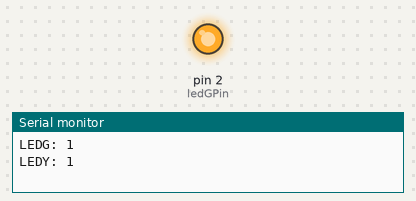
Bench run of a sketch on a simulated Arduino Uno, built with avr-gcc and run on an emulated ATmega328P. Shown: output pins drawn as LEDs (lit = HIGH), the last lines printed to the serial monitor. Pins used as bus, display or sensor lines are not drawn.

Above: at 0.8 s.
At 5.7 s:
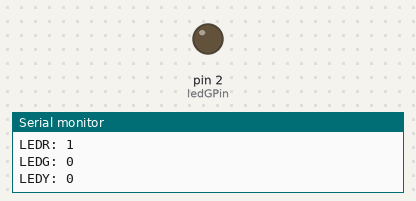
Timing chart, 0 to 7.5 s (numbered marks = the images above):
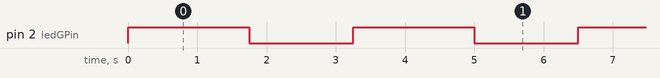

The sketch:

led_test.ino
```cpp
//LED Pins
const int ledRPin = 0;
const int ledYPin = 1;
const int ledGPin = 2;
char data[100] = {};

void setup() {
  // put your setup code here, to run once:
  pinMode(ledRPin,OUTPUT);
  pinMode(ledYPin,OUTPUT);
  pinMode(ledGPin,OUTPUT);

  Serial.begin(9600);
  while (!Serial) {
    delay(10);
   }
}

void loop() {
  // put your main code here, to run repeatedly:
  digitalWrite(ledGPin,HIGH);
  sprintf(data, "LEDG: %d", bitRead(PORTD,ledGPin));
  Serial.println(data);

  delay(500);

  digitalWrite(ledYPin,HIGH);
  sprintf(data, "LEDY: %d", bitRead(PORTD,ledYPin));
  Serial.println(data);

  delay(500);

  digitalWrite(ledRPin,HIGH);
  sprintf(data, "LEDR: %d", bitRead(PORTD,ledRPin));
  Serial.println(data);

  delay(750);

  digitalWrite(ledGPin,LOW);
  sprintf(data, "LEDG: %d", bitRead(PORTD,ledGPin));
  Serial.println(data);

  delay(500);

  digitalWrite(ledYPin,LOW);
  sprintf(data, "LEDY: %d", bitRead(PORTD,ledYPin));
  Serial.println(data);

  delay(500);

  digitalWrite(ledRPin,LOW);
  sprintf(data, "LEDR: %d", bitRead(PORTD,ledRPin));
  Serial.println(data);

  delay(500);

}
```

Measured:
- by itself, pin 2 (ledGPin): alternates HIGH for 1.8 s and LOW for 1.5 s
